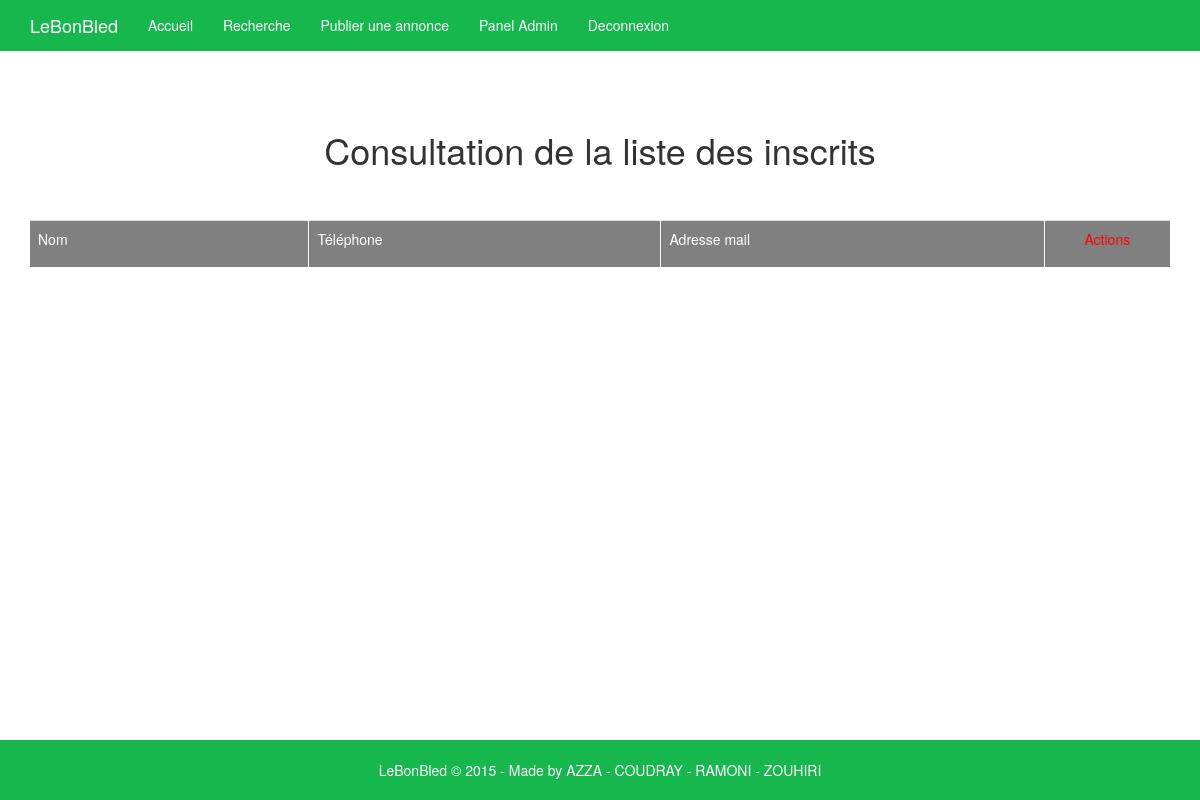
/liste_inscrit.php (signed in), run on an earlier commit of the app's database.
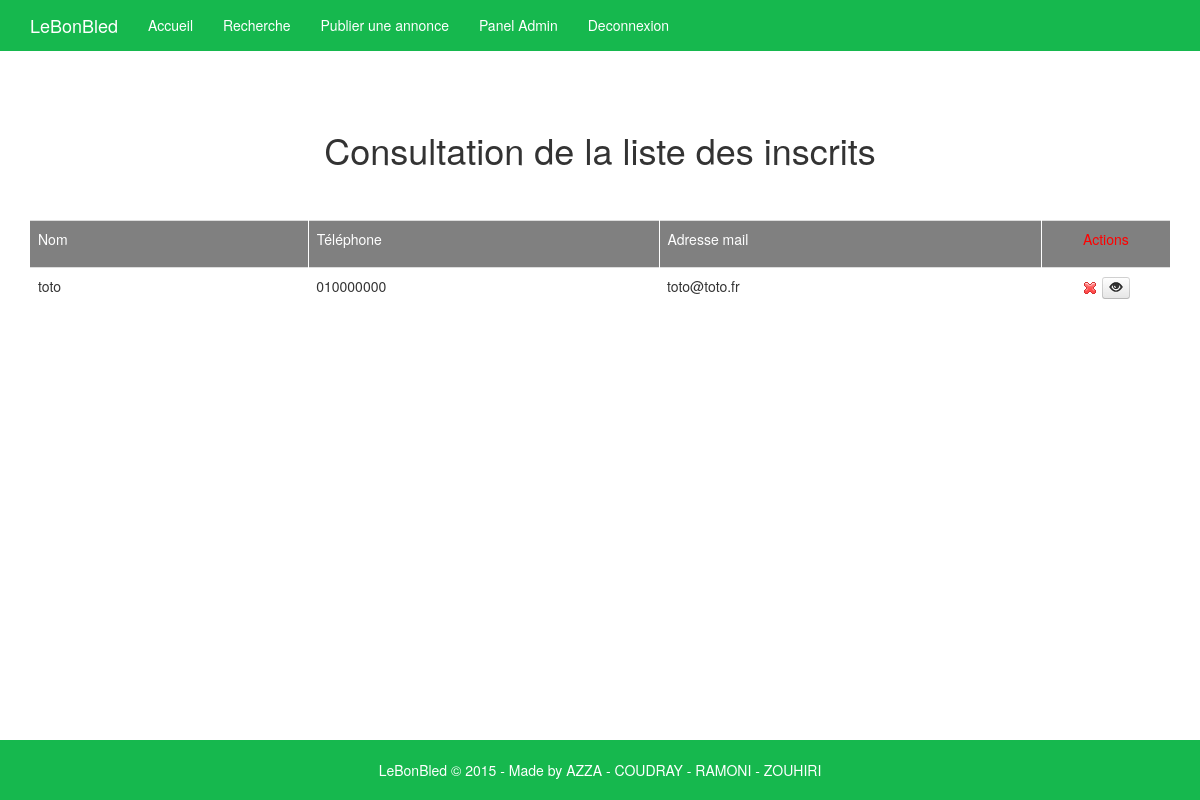
And on a later commit of the database.
### tables this page shows
CREATE TABLE IF NOT EXISTS `utilisateurs` (
  `id` int(11) NOT NULL AUTO_INCREMENT,
  `nom` varchar(100) NOT NULL,
  `tel` varchar(15) NOT NULL,
  `password` varchar(100) NOT NULL,
  `mail` varchar(100) NOT NULL,
  `admin` tinyint(1) NOT NULL,
  PRIMARY KEY (`id`),
  UNIQUE KEY `nom` (`nom`)
);

### liste_inscrit.php (the view, shortened to what this page needs)
<!DOCTYPE html>
<html lang="en">
    <head>
        <link href="//netdna.bootstrapcdn.com/bootstrap/3.1.1/css/bootstrap.min.css" rel="stylesheet">
        <link href="Inclusion/footer.css" rel="stylesheet">
    </head>
    <body>
<?php include("Inclusion/gestion.php"); ?>
<?php include("Inclusion/footer.php"); ?>
<div class="container">
    <div class="text-center">
         <h1 class="">Consultation de la liste des inscrits </h1>
		 <center>
		 <?php
			$connexion=connexion();
			$sql="SELECT id,nom,tel,mail FROM utilisateurs";
			$requete=mysqli_query($connexion,$sql);
			echo "<br /> <br /><table class='table table-striped'><tr><td style='background-color:gray;padding-right:100px;border-right:1px solid white;'><p style='color:white'>Nom</p></td><td style='border-right:1px solid white;background-color:gray;padding-right:100px;'><p style='color:white'>Téléphone</p></td><td style='background-color:gray;padding-right:100px;border-right:1px solid white;'><p style='color:white'>Adresse mail</p></td><td align='center' style='background-color:gray;'><p style='color:red'>Actions</p></td></tr>";
			while($data=mysqli_fetch_array($requete))
			{
				if($data[1]!='admin'){
                     echo "<tr><td>".$data[1]."</td><td>".$data[2]."</td><td>".$data[3]."</td><td align='center'><a href='liste_inscrit.php?id=".$data[0]."'><img title='Supprimer utilisateur' src='Image/delete.png'/></a>
                     <a href='annonce_utilisateur.php?nom=".$data[1]."'><img title='Voir les annonces' src='Image/gestion.jpg'/></a></tr>";
                }
			}
			echo "</table>";
		 ?>
		</center>
    </div>
</div>
    </body>
</html>

### Inclusion/gestion.php (shortened to what this page needs)
<?php
echo'
<div class="navbar navbar-green navbar-fixed-top">
    <div class="container">
        <div class="navbar-header">
            <button type="button" class="navbar-toggle" data-toggle="collapse" data-target=".navbar-collapse"> <span class="icon-bar"></span>
 <span class="icon-bar"></span>
 <span class="icon-bar"></span>
            </button> <a class="navbar-brand text-green" href="index.php">LeBonBled</a>
        </div>
        <div class="collapse navbar-collapse">
            <ul class="nav navbar-nav">
                <li class=""><a class="text-green" href="index.php">Accueil</a>
                </li>
                <li><a class="text-green" href="recherche.php">Recherche</a>
                </li>
                <li><a class="text-green" href="publier.php">Publier une annonce</a>
                </li>';
				if(isset($_SESSION['login']))
				{
					if($_SESSION['login']=='admin'){
                        echo'<li><a class="text-green" href="liste_inscrit.php">Panel Admin</a></li>
                        <li><a class="text-green" href="deconexion.php">Deconnexion</a></li>';
                    }
                    else{
                        echo'<li><a class="text-green" href="compte.php">Mon Compte</a></li>
                        <li><a class="text-green" href="deconexion.php">Deconnexion</a></li>';
                    }
				}
				else
				{
				    echo'<li><a class="text-green" href="inscription.php">Inscription</a></li>
					<li><a class="text-green" href="connexion.php">Connexion</a></li>';
				}
			echo'
            </ul>
        </div>
    </div>
</div>';
?>

### Inclusion/footer.php
<?php
echo'
    <footer class="container-fluid navbar-fixed-bottom footbottom">
      <div class="container">
        <center><p style="color:white" class="text-muted">LeBonBled © 2015 - Made by AZZA - COUDRAY - RAMONI - ZOUHIRI</p></center>
      </div>
    </footer>';
?>

### Inclusion/footer.css (style rules this page uses)
body { margin-bottom: 60px; }
.container-fluid { bottom: 0; width: 100%; height: 60px; background-color: #16B84E; }
body > .container { padding: 60px 15px 0; }
.container .text-muted { margin: 20px 0; }
.container-fluid > .container { padding-right: 15px; padding-left: 15px; }

### liste_inscrit.php (style rules this page uses)
body { padding-top: 50px; }

### Inclusion/gestion.php (style rules this page uses)
.navbar-green { background-color: #16B84E; border-color: #16B84E; }
.text-green { color: #ffffff; }

What changed in the data, as far as the page shows it:
added utilisateurs: nom "toto", tel "010000000", mail "toto@toto.fr"
